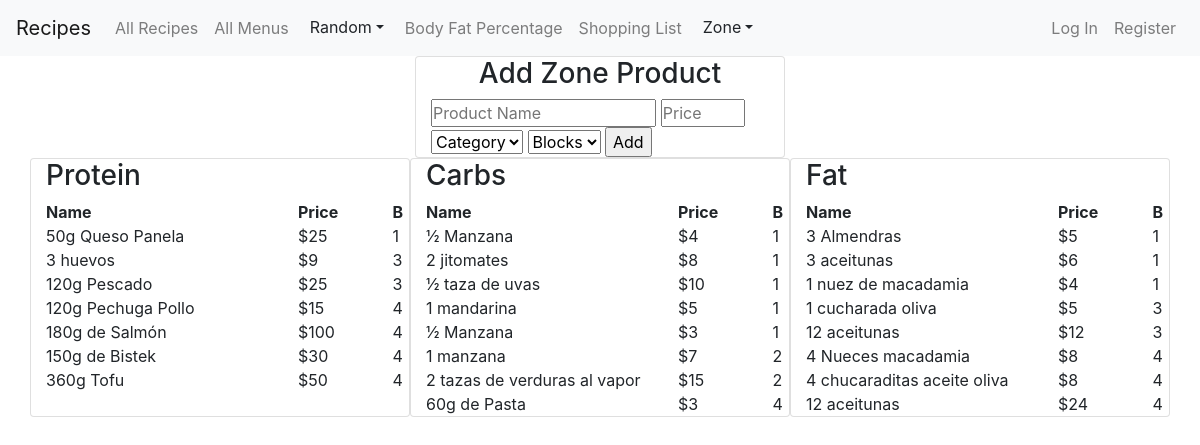
/zone_add_product, run on the app's committed database.
### app/models.py (models this page shows, shortened)
class ZoneProduct(models.Model):
    name = models.CharField(max_length=30)
    price = models.IntegerField()
    category = models.CharField(max_length=20)
    blocks = models.IntegerField()

### app/views.py (the view, shortened to what this page needs)
# urls.py: path("zone_add_product", views.zone_add_product, name="zone_add_product"),
def zone_add_product(request):
    if request.method == 'GET':
        products = ZoneProduct.objects.all().order_by('blocks')
        return render(request, 'app/zone_add_product.html', {
            'products': products
        })

### app/templates/app/zone_add_product.html (shortened to what this page needs)
{% extends 'app/layout.html' %}
{% block body %}
  <div class="container">
  <div class="card col-lg-4 col-sm-8 mx-auto">
    <h3 class='text-center'>Add Zone Product</h3>
    <form action="zone_add_product" method='post'>
      <input class="col-8 p-0" type='text'   name="name" placeholder="Product Name" autofocus required>
      <input class="col-3 p-0" type="number" name="price" placeholder="Price" required>
      <select name="category" required>
        <option selected disabled>Category</option>
      </select>
      <select name="blocks" required>
        <option selected disabled>Blocks</option>
      </select>
      <input type="submit" value="Add">
    </form>
  </div>
  <div class="row">
    <div class="card col-lg-4 col-sm-10 mx-auto">
      <h3>Protein</h3>
      <div class="row">
        <div class="col-8"><b>Name</b></div>
        <div class="col-3"><b>Price</b></div>
        <div class="col-1"><b>B</b></div>
      </div>
      {% for product in products %}
        {% if product.category == 'Protein' %}
          <div class="row">
            <div class="col-8">
              {{product.name}}
            </div>
            <div class="col-3">
              ${{product.price}}
            </div>
            <div class="col-1">
              {{product.blocks}}
            </div>
          </div>
        {% endif %}
      {% endfor %}
    </div>
    <div class="card col-lg-4 col-sm-10 mx-auto">
      <h3>Carbs</h3>
      <div class="row">
        <div class="col-8"><b>Name</b></div>
        <div class="col-3"><b>Price</b></div>
        <div class="col-1"><b>B</b></div>
      </div>
      {% for product in products %}
        {% if product.category == 'Carbs' %}
          <div class="row">
            <div class="col-8">
              {{product.name}}
            </div>
            <div class="col-3">
              ${{product.price}}
            </div>
            <div class="col-1">
              {{product.blocks}}
            </div>
          </div>
        {% endif %}
      {% endfor %}
    </div>
    <div class="card col-lg-4 col-sm-10 mx-auto">
      <h3>Fat</h3>
      <div class="row">
        <div class="col-8"><b>Name</b></div>
        <div class="col-3"><b>Price</b></div>
        <div class="col-1"><b>B</b></div>
      </div>
      {% for product in products %}
        {% if product.category == 'Fat' %}
          <div class="row">
            <div class="col-8">
              {{product.name}}
            </div>
            <div class="col-3">
              ${{product.price}}
            </div>
            <div class="col-1">
              {{product.blocks}}
            </div>
          </div>
        {% endif %}
      {% endfor %}
    </div>
  </div>
</div>
{% endblock %}

### data on the page
ZoneProduct: name "50g Queso Panela", price "25", blocks "1"
ZoneProduct: name "3 huevos", price "9", blocks "3"
ZoneProduct: name "120g Pescado", price "25", blocks "3"
ZoneProduct: name "120g Pechuga Pollo", price "15", blocks "4"
ZoneProduct: name "180g de Salmón", price "100", blocks "4"
ZoneProduct: name "150g de Bistek", price "30", blocks "4"
ZoneProduct: name "360g Tofu", price "50", blocks "4"
ZoneProduct: name "½ Manzana", price "4", blocks "1"
ZoneProduct: name "2 jitomates", price "8", blocks "1"
ZoneProduct: name "½ taza de uvas", price "10", blocks "1"
ZoneProduct: name "1 mandarina", price "5", blocks "1"
ZoneProduct: name "½ Manzana", price "3", blocks "1"
ZoneProduct: name "1 manzana", price "7", blocks "2"
ZoneProduct: name "2 tazas de verduras al vapor", price "15", blocks "2"
ZoneProduct: name "60g de Pasta", price "3", blocks "4"
ZoneProduct: name "3 Almendras", price "5", blocks "1"
ZoneProduct: name "3 aceitunas", price "6", blocks "1"
ZoneProduct: name "1 nuez de macadamia", price "4", blocks "1"
ZoneProduct: name "1 cucharada oliva", price "5", blocks "3"
ZoneProduct: name "12 aceitunas", price "12", blocks "3"
ZoneProduct: name "4 Nueces macadamia", price "8", blocks "4"
ZoneProduct: name "4 chucaraditas aceite oliva", price "8", blocks "4"
ZoneProduct: name "12 aceitunas", price "24", blocks "4"
